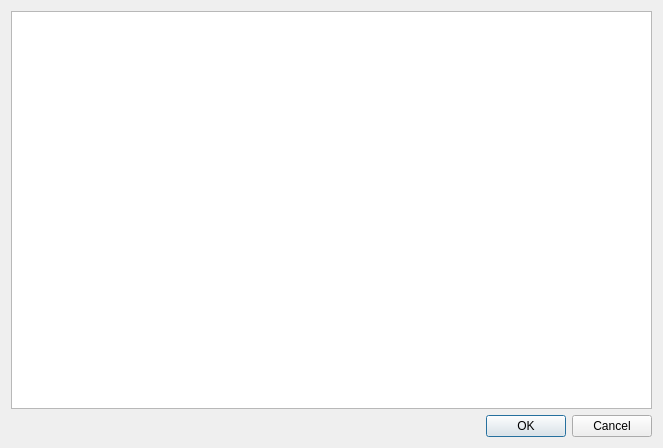
<?xml version="1.0" encoding="UTF-8"?>
<ui version="4.0">
 <class>PeoplesDialog</class>
 <widget class="QDialog" name="PeoplesDialog">
  <property name="geometry">
   <rect>
    <x>0</x>
    <y>0</y>
    <width>663</width>
    <height>448</height>
   </rect>
  </property>
  <property name="windowTitle">
   <string>Dialog</string>
  </property>
  <layout class="QVBoxLayout" name="verticalLayout">
   <item>
    <widget class="QTableWidget" name="tableWidget">
     <property name="verticalScrollMode">
      <enum>QAbstractItemView::ScrollPerPixel</enum>
     </property>
     <property name="horizontalScrollMode">
      <enum>QAbstractItemView::ScrollPerPixel</enum>
     </property>
     <property name="gridStyle">
      <enum>Qt::SolidLine</enum>
     </property>
     <attribute name="horizontalHeaderVisible">
      <bool>false</bool>
     </attribute>
     <attribute name="horizontalHeaderDefaultSectionSize">
      <number>36</number>
     </attribute>
     <attribute name="horizontalHeaderMinimumSectionSize">
      <number>36</number>
     </attribute>
     <attribute name="horizontalHeaderStretchLastSection">
      <bool>true</bool>
     </attribute>
     <attribute name="verticalHeaderVisible">
      <bool>false</bool>
     </attribute>
     <column>
      <property name="text">
       <string>Name</string>
      </property>
     </column>
     <column>
      <property name="text">
       <string>Del</string>
      </property>
     </column>
    </widget>
   </item>
   <item>
    <widget class="QDialogButtonBox" name="buttonBox">
     <property name="orientation">
      <enum>Qt::Horizontal</enum>
     </property>
     <property name="standardButtons">
      <set>QDialogButtonBox::Cancel|QDialogButtonBox::Ok</set>
     </property>
    </widget>
   </item>
  </layout>
 </widget>
 <resources/>
 <connections>
  <connection>
   <sender>buttonBox</sender>
   <signal>accepted()</signal>
   <receiver>PeoplesDialog</receiver>
   <slot>accept()</slot>
   <hints>
    <hint type="sourcelabel">
     <x>248</x>
     <y>254</y>
    </hint>
    <hint type="destinationlabel">
     <x>157</x>
     <y>274</y>
    </hint>
   </hints>
  </connection>
  <connection>
   <sender>buttonBox</sender>
   <signal>rejected()</signal>
   <receiver>PeoplesDialog</receiver>
   <slot>reject()</slot>
   <hints>
    <hint type="sourcelabel">
     <x>316</x>
     <y>260</y>
    </hint>
    <hint type="destinationlabel">
     <x>286</x>
     <y>274</y>
    </hint>
   </hints>
  </connection>
 </connections>
</ui>
